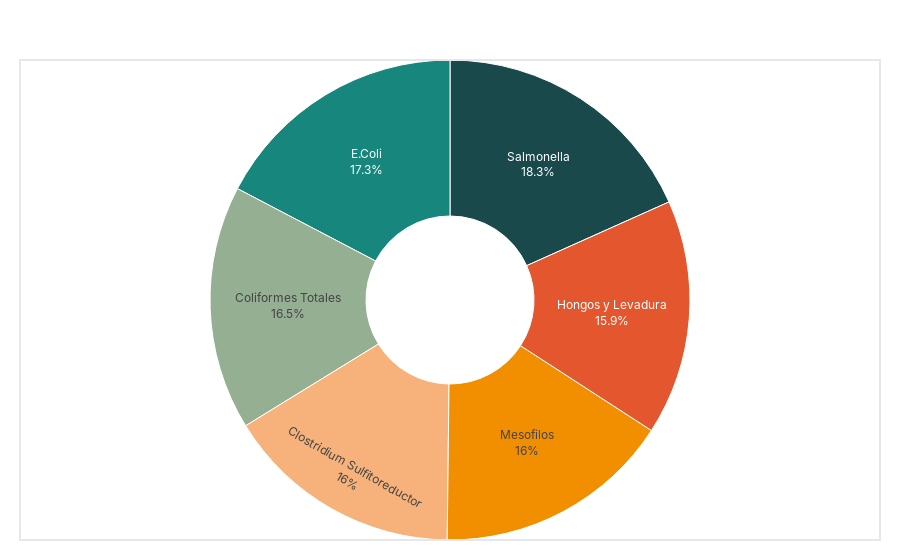

Notebook code cell kept with this figure:
### Code cell
# --- Pie 2: por microorganismo ---
mp_micro = compute_(df=df_mp, cols=["microorganismo"])
prev_map_micro = (
    mp_micro.assign(microorganismo=lambda d: d["microorganismo"].astype(str))
            .set_index("microorganismo")["prev"]
            .to_dict()
)
fig2, res2 = pie_corporate(
    df=df_mp,
    label_col="microorganismo",
    value_col=None,
    title="<b>Distribución por microorganismo en MP</b>",
    hover_map=prev_map_micro,
    hover_label="Prevalencia",
    hover_fmt=".1%",
    center_total=False,
    show_legend=False
)

fig2.show()
#fig2.write_html(f"{ROOT_IMAGEN}/distibucion_por_micro_mp.html", include_plotlyjs="cdn")

### Figure 1 — Plotly figure (JSON) as saved in the notebook; plotly's stock layout.template omitted (floating-point values rounded to 4 significant figures)
{"data": [{"customdata": [[0], [0.0106], [0.3829], [0.3664], [0.8779], [0.332]], "hole": 0.35, "hovertemplate": "<b>%{label}</b><br>Prevalencia: %{customdata[0]:.1%}<br>Conteo: %{value:,}<br>Participación: %{percent:.1%}<extra></extra>", "labels": ["Salmonella", "E.Coli", "Coliformes Totales", "Clostridium Sulfitoreductor", "Mesofilos", "Hongos y Levadura"], "marker": {"colors": ["#1A494C", "#17877D", "#94AF92", "#F6B27A", "#F18F01", "#E4572E"], "line": {"color": "#FFFFFF", "width": 1}}, "sort": false, "textinfo": "label+percent", "textposition": "inside", "type": "pie", "values": [299, 283, 269, 262, 262, 259]}], "layout": {"font": {"color": "#FFFFFF", "family": "Inter, 'Helvetica Neue', Arial, sans-serif", "size": 12}, "margin": {"b": 20, "l": 20, "r": 20, "t": 60}, "paper_bgcolor": "rgba(0,0,0,0)", "plot_bgcolor": "rgba(0,0,0,0)", "shapes": [{"fillcolor": "rgba(0,0,0,0)", "line": {"color": "#E5E7EB", "width": 2}, "type": "rect", "x0": 0, "x1": 1, "xref": "paper", "y0": 0, "y1": 1, "yref": "paper"}], "showlegend": false, "title": {"font": {"size": 20}, "text": "<b>Distribución por microorganismo en MP</b>", "x": 0.5}}}
